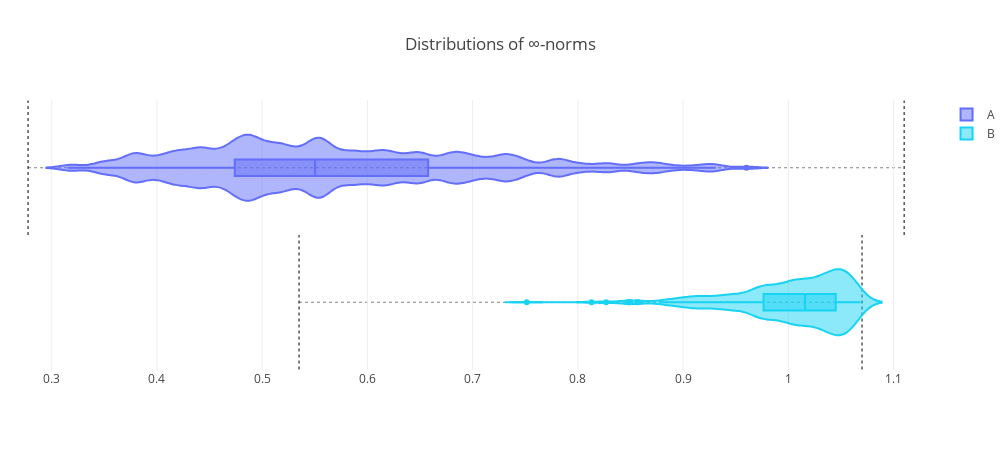

Notebook source saved alongside this figure:
### Code cell
fig = { 'data': [
    go.Violin(
        x = d.iloc[:,0:4].max(axis=1),
#         y = d.Category,
        y0 = y0,
        bandwidth = 1e-2,
        name = d.Category.iloc[0],
        marker = go.violin.Marker(color=c),
        orientation = 'h',
        box = {'visible': True}
    ) for d,c,y0 in ((Adata, Acolor, 1), (Bdata, Bcolor, 0)) ],
#         ) for d,c in ((Bdata, 'green'),) ],
'layout': {
    'title': 'Distributions of ∞-norms',
    'yaxis': {
        'visible': False
    },
    'shapes': [
        {
            'type': 'line',
            'layer': 'below',
            'x0': x, 'x1': x, 'y0': y-.5, 'y1': y+.5,
            'line': {
                'width': 1,
                'dash': 'dot'
            }
        } for x,y in ( (0.2775, 1.), (1.11, 1.), (1.07, 0.), (0.535, 0.) ) ] + [
        {
            'type': 'line',
            'layer': 'below',
            'x0': x0, 'x1': x1, 'y0': y, 'y1': y,
            'line': {
                'width': 0.5,
                'dash': 'dot'
            }
        } for x0,x1,y in ( (0.2775, 1.11, 1.), (0.535, 1.07, 0.) ) ],
    'autosize': False,
    'width': 1000,
    'margin': {
        'l': 0,
        'r': 0
    }
} }

ply.offline.iplot(fig, validate=False, filename='Violin_infty_norms.png')

### Figure 1 — Plotly figure (JSON) as saved in the notebook; plotly's stock layout.template omitted (floating-point values rounded to 4 significant figures; data arrays with more than 128 entries replaced by an {"elided": "..."} marker saying what was removed)
{"data": [{"bandwidth": 0.01, "box": {"visible": true}, "marker": {"color": "#636efa"}, "name": "A", "orientation": "h", "type": "violin", "x": {"elided": "305 float values"}, "y0": 1}, {"bandwidth": 0.01, "box": {"visible": true}, "marker": {"color": "#19d3f3"}, "name": "B", "orientation": "h", "type": "violin", "x": {"elided": "330 float values"}, "y0": 0}], "layout": {"autosize": false, "height": 450, "margin": {"l": 0, "r": 0}, "shapes": [{"layer": "below", "line": {"dash": "dot", "width": 1}, "type": "line", "x0": 0.2775, "x1": 0.2775, "y0": 0.5, "y1": 1.5}, {"layer": "below", "line": {"dash": "dot", "width": 1}, "type": "line", "x0": 1.11, "x1": 1.11, "y0": 0.5, "y1": 1.5}, {"layer": "below", "line": {"dash": "dot", "width": 1}, "type": "line", "x0": 1.07, "x1": 1.07, "y0": -0.5, "y1": 0.5}, {"layer": "below", "line": {"dash": "dot", "width": 1}, "type": "line", "x0": 0.535, "x1": 0.535, "y0": -0.5, "y1": 0.5}, {"layer": "below", "line": {"dash": "dot", "width": 0.5}, "type": "line", "x0": 0.2775, "x1": 1.11, "y0": 1, "y1": 1}, {"layer": "below", "line": {"dash": "dot", "width": 0.5}, "type": "line", "x0": 0.535, "x1": 1.07, "y0": 0, "y1": 0}], "title": "Distributions of ∞-norms", "width": 1000, "xaxis": {"autorange": true, "range": [0.2508, 1.133], "type": "linear"}, "yaxis": {"autorange": true, "range": [-0.5037, 1.504], "type": "linear", "visible": false}}}
